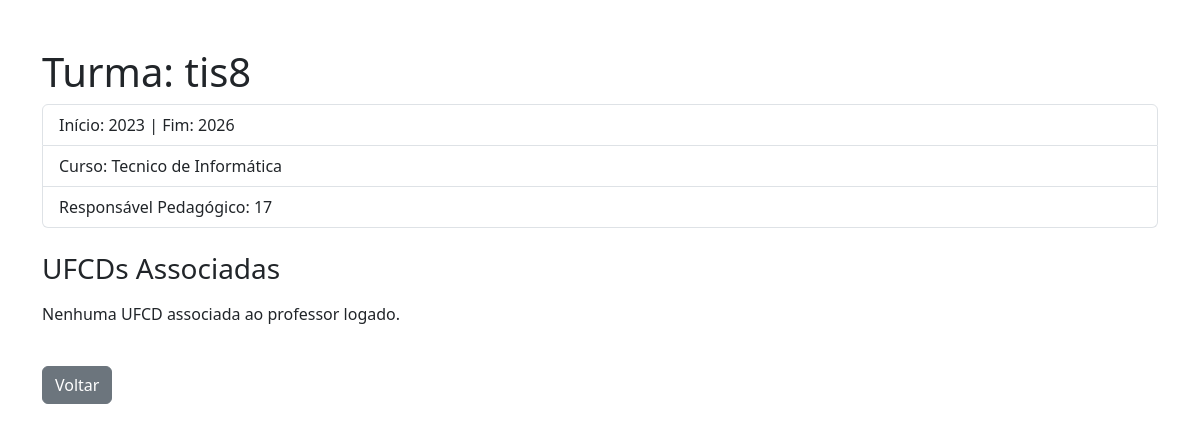
Page /turma_detalhes.php?id=26 (signed in) on the committed database.
### tables this page shows
CREATE TABLE IF NOT EXISTS `turmas` (
  `id` int(11) NOT NULL AUTO_INCREMENT,
  `nome` varchar(255) NOT NULL,
  `inicio` int(11) NOT NULL DEFAULT 0,
  `fim` int(11) DEFAULT NULL,
  `curso` varchar(255) DEFAULT NULL,
  `professor` varchar(255) NOT NULL,
  `sigla` int(11) DEFAULT NULL,
  PRIMARY KEY (`id`)
);

### turma_detalhes.php (the view, shortened to what this page needs)
<?php
$host = 'localhost';
$db = 'escola';
$user = 'root';
$pass = '';
$conn = new mysqli($host, $user, $pass, $db);
if (isset($_GET['id'])) {
    $turma_id = $_GET['id'];
    $stmt = $conn->prepare("SELECT nome, inicio, curso, professor, fim FROM turmas WHERE id = ?");
    $stmt->bind_param("i", $turma_id);
    $stmt->execute();
    $result = $stmt->get_result();
    if ($result->num_rows > 0) {
        $turma = $result->fetch_assoc();
    } else {
        die("Turma não encontrada.");
    }
    $nome_tabela_ufcd = $turma['nome'];
    $stmt_ufcd = $conn->prepare("SELECT numero, horas, concluida, professor FROM `$nome_tabela_ufcd` WHERE professor = ?");
    $stmt_ufcd->bind_param("s", $_SESSION['usuario']);
    $stmt_ufcd->execute();
    $ufcd_result = $stmt_ufcd->get_result();
} else {
    die("ID da turma não fornecido.");
}
?>
<!DOCTYPE html>
<html lang="pt">
<head>
    <link href="https://cdn.jsdelivr.net/npm/bootstrap@5.3.0-alpha1/dist/css/bootstrap.min.css" rel="stylesheet">
    <link rel="stylesheet" href="https://cdnjs.cloudflare.com/ajax/libs/font-awesome/6.0.0-beta3/css/all.min.css">
</head>
<body>
    <div class="container mt-5">
        <h1>Turma: <?php echo htmlspecialchars($turma['nome']); ?></h1>
        <ul class="list-group mb-4">
            <li class="list-group-item">Início: <?php echo htmlspecialchars($turma['inicio']); ?> | Fim: <?php echo htmlspecialchars($turma['fim']); ?></li>
            <li class="list-group-item">Curso: <?php echo htmlspecialchars($turma['curso']); ?></li>
            <li class="list-group-item">Responsável Pedagógico: <?php echo htmlspecialchars($turma['professor']); ?></li>
        </ul>
        <h3 class="mb-3">UFCDs Associadas</h3>
        <div class="ufcd-container">
            <?php if ($ufcd_result->num_rows > 0): ?>
                <?php while ($ufcd = $ufcd_result->fetch_assoc()): ?>
                    <div class="ufcd-box">
                        <div class="ufcd-title">UFCD <?php echo htmlspecialchars($ufcd['numero']); ?></div>
                        <div>Horas Totais: <?php echo htmlspecialchars($ufcd['horas']); ?></div>
                        <div>Horas Concluídas: <?php echo htmlspecialchars($ufcd['concluida']); ?></div>
                        <div class="progress mt-2">
                            <?php
                                $horas_totais = $ufcd['horas'];
                                $horas_concluidas = $ufcd['concluida'];
                                $porcentagem = $horas_totais > 0 ? ($horas_concluidas / $horas_totais) * 100 : 0;
                            ?>
                            <div class="progress-bar" role="progressbar" style="width: <?php echo $porcentagem; ?>%;" aria-valuenow="<?php echo $porcentagem; ?>" aria-valuemin="0" aria-valuemax="100">
                                <span class="progress-text"><?php echo round($porcentagem) . '%'; ?></span>
                            </div>
                        </div>
                        <div class="mt-2">Professor: <?php echo htmlspecialchars($ufcd['professor']); ?></div>
                    </div>
                <?php endwhile; ?>
            <?php else: ?>
                <p>Nenhuma UFCD associada ao professor logado.</p>
            <?php endif; ?>
        </div>
        <a href="turmas.php" class="btn btn-secondary mt-4">Voltar</a>
    </div>
</body>
</html>

### turma_detalhes.php (style rules this page uses)
.ufcd-container { display: flex; flex-wrap: wrap; gap: 15px; }

### rows in the picture
turmas: nome "tis8", inicio "2023", fim "2026", curso "Tecnico de Informática", professor "17"
